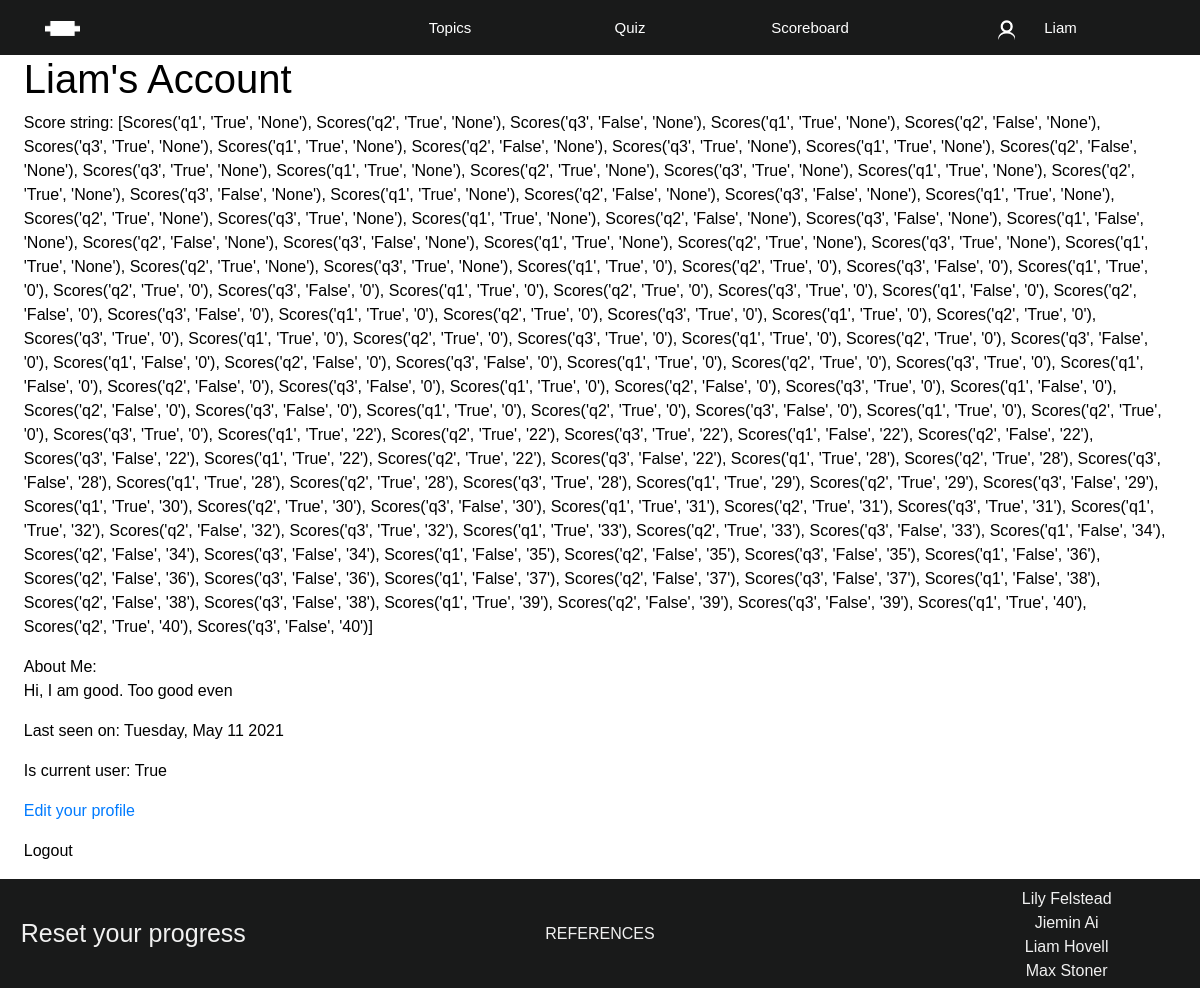
The app's page /account/Liam (signed in) with its own data.
### app/models.py (models this page shows, shortened)
class User(db.Model, UserMixin):
    id = db.Column(db.Integer, primary_key = True)
    username = db.Column(db.String(20), unique = True, nullable=False)
    email = db.Column(db.String(120), unique = True, nullable=False)
    password = db.Column(db.String(60), nullable=False)
    about_me = db.Column(db.String(140))
    last_seen = db.Column(db.DateTime, default=datetime.utcnow)
    scores = db.relationship('Scores', backref='user_info', lazy=True)

class Scores (db.Model):
    id = db.Column(db.Integer, primary_key=True)
    questionid = db.Column(db.Integer, nullable=False)
    correct = db.Column(db.Boolean, nullable=False)
    attempt = db.Column(db.Integer, default = 0, nullable=False)
    userid = db.Column(db.Integer, db.ForeignKey('user.id'), nullable=False)
    def __repr__(self):
        return f"Scores('{self.questionid}', '{self.correct}', '{self.attempt}')"

### app/routes.py (the view)
@app.route("/account/<username>")
@login_required
def account(username):
    user = User.query.filter(func.lower(User.username) == func.lower(username)).first_or_404()
    score = user.scores
    date = user.last_seen.strftime("%A, %B %d %Y")
    is_current = user == current_user
    return render_template('account.html', title= 'Account',
    user_score = score, user = user, is_current = is_current, date = date)

### app/models.py (called while the page is built)
@login_manager.user_loader
def load_user(user_id):
    return User.query.get(int(user_id))

### app/routes.py (called while the page is built)
@app.before_request
def before_request():
    if current_user.is_authenticated:
        current_user.last_seen = datetime.utcnow()
        db.session.commit()

### app/templates/account.html
{% extends "layout.html" %}
{% block content %}
    <h1>{{user.username}}'s Account </h1>
    <p> Score string: {{user_score}}</p>
    {% if user.about_me %}<p>About Me:<br />{{ user.about_me }}</p>{% endif %}
    {% if user.last_seen %}<p>Last seen on: {{ date }}</p>{% endif %}
    <p>Is current user: {{is_current}}</p>
    {% if user == current_user %}
        <p><a href="{{ url_for('edit_account') }}">Edit your profile</a></p>
    {% endif %}
    <a href="{{url_for('logout')}}" style="color: black;">Logout</a>
{% endblock %}

### app/templates/layout.html (shortened to what this page needs)
<!DOCTYPE html>
<html lang="en">
  <head>
    <link rel="stylesheet" href="https://stackpath.bootstrapcdn.com/bootstrap/4.4.1/css/bootstrap.min.css">
    <link rel="stylesheet" href="{{url_for('static', filename='css/layout.css')}}">
  </head>
  <body>
    <header id="main-header">
      <ul>
        <a class="header-logo" href="{{url_for('home')}}">
          <li>
            <img
              src="{{url_for('static', filename='logo.png')}}"
              alt=""
              style="height: 15px"
            />
          </li>
        </a>
        <a></a>
        <div class="header-dropdown header-item">
          <li>Topics</li>
        </div>
        <a class="header-item" href="{{url_for('quiz')}}">
          <li>Quiz</li>
        </a>
        <a class="header-item" href="{{url_for('scoreboard')}}">
          <li>Scoreboard</li>
        </a>
        {% if current_user.is_authenticated %}
        <a
          class="header-item"
          href="{{url_for('account', username = current_user.username)}}"
          style="padding-right: 25px; grid-column: 6 / 8"
        >
          <li>
            <img
              src="{{url_for('static', filename='account.png')}}"
              style="height: 25px; margin-right: 5%"
              alt=""
            /><span>{{current_user.username}}</span>
          </li>
        </a>
        {% endif %}
      </ul>
    </header>
    <div id="body-wrapper">
      <main id="content">
        {% block content %}{% endblock %}
      </main>
      <aside id="progress">
      </aside>
    </div>
    <footer id="footer">
      <div class="reset-button">
        <a href="javascript:resetProgress()">Reset your progress</a>
      </div>
      <div class="reference-link">
        <a href="{{url_for('reference')}}">REFERENCES</a>
      </div>
      <div class="names">
        Lily Felstead <br />
        Jiemin Ai <br />
        Liam Hovell <br />
        Max Stoner <br />
      </div>
    </footer>
  </body>
</html>

### app/static/css/layout.css (style rules this page uses)
:root { --header-default: #191a1a; --header-hover: #2a2b2b; --header-active: #191a1a; --header-login: #191a1a; --header-height: 55px; --header-topics: #f1f1f1; --header-topics-hover: #ddd; --header-topics-completed: #a3a3a3; --shading: #e4e4e4; --progress-bar: #4e4e4e; --button-primary-color: #191a1a; --button-secondary-color: #2a2b2b; --footer-default: #191a1a; --footer-content: #f1f1f1; --footer-hover: #2a2b2b; }
body { margin: 0; padding: 0; font-family: Arial, Helvetica, sans-serif; color: black; }
#main-header { position: sticky; top: 0; width: 100%; overflow: visible; z-index: 1; }
#main-header > ul { list-style-type: none; padding: 0; margin: 0px; background-color: var(--header-login); display: grid; grid-template-columns: repeat(6, 3fr) 2fr; grid-template-rows: var(--header-height); }
.header-item { background-color: var(--header-default); color: white; text-decoration: none; font-family: Verdana, Helvetica, sans-serif; font-size: 15px; }
.header-item > li, .header-item a { text-align: center; color: white; vertical-align: middle; line-height: var(--header-height); }
.header-logo { margin: auto; width: 50%; float: left; }
.header-dropdown { display: inline-block; width: auto; }
.header-item img { padding-right: 15px; position: relative; bottom: -3px; }
.header-item img + span { margin: 0; }
#body-wrapper { display: grid; grid-template-columns: 1fr 10px; grid-template-areas: "body sidebar"; }
#content { grid-area: body; padding: 0px 2%; }
#progress { grid-area: sidebar; position: sticky; align-self: start; top: var(--header-height); height: 100%; }
#footer { background-color: var(--footer-default); width: 100%; display: grid; justify-items: center; align-items: center; grid-template-columns: 2fr 5fr 2fr; }
.names { margin: 8px 0px 5px 0px; color: var(--footer-content); text-align: center; }
.reset-button { text-align: center; }
.reset-button a:link { font-size: 25px; text-decoration: none; color: var(--footer-content); }
.reference-link a:link, .reference-link a:visited { text-decoration: none; color: var(--footer-content); }

### records on screen
User: username "Liam", about_me "Hi, I am good. Too good even"
Scores: questionid+correct+attempt "[Scores('q1', 'True', 'None'), Scores('q2', 'True', 'None'), Scores('q3', 'False', 'None'), Scores('q1', 'True', 'None'), Scores('q2', 'False', 'None'), Scores('q3', 'True', 'None'), Scores('q1', 'True', 'None'), Scores('q2', 'False', 'None'), Scores('q3', 'True', 'None'), Scores('q1', 'True', 'None'), Scores('q2', 'False', 'None'), Scores('q3', 'True', 'None'), Scores('q1', 'True', 'None'), Scores('q2', 'True', 'None'), Scores('q3', 'True', 'None'), Scores('q1', 'True', 'None'), Scores('q2', 'True', 'None'), Scores('q3', 'False', 'None'), Scores('q1', 'True', 'None'), Scores('q2', 'False', 'None'), Scores('q3', 'False', 'None'), Scores('q1', 'True', 'None'), Scores('q2', 'True', 'None'),…"

### other values on screen
{{ date }} "Tuesday, May 11 2021"
{{ is_current }} "True"
